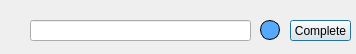
<?xml version='1.0' encoding='utf-8'?>
<ui version="4.0">
 <class>ScanCode</class>
 <widget class="QDialog" name="ScanCode">
  <property name="geometry">
   <rect>
    <x>0</x>
    <y>0</y>
    <width>356</width>
    <height>54</height>
   </rect>
  </property>
  <property name="windowTitle">
   <string>Dialog</string>
  </property>
  <property name="windowIcon">
   <iconset resource="../Qss/icons/_icons.qrc">
    <normaloff>:/feather/icons/feather/tool.png</normaloff>:/feather/icons/feather/tool.png</iconset>
  </property>
  <widget class="QLineEdit" name="codeFixture">
   <property name="geometry">
    <rect>
     <x>30</x>
     <y>20</y>
     <width>221</width>
     <height>21</height>
    </rect>
   </property>
   <property name="text">
    <string />
   </property>
  </widget>
  <widget class="QPushButton" name="confirmFixture">
   <property name="geometry">
    <rect>
     <x>290</x>
     <y>20</y>
     <width>61</width>
     <height>21</height>
    </rect>
   </property>
   <property name="cursor">
    <cursorShape>PointingHandCursor</cursorShape>
   </property>
   <property name="text">
    <string>Complete</string>
   </property>
  </widget>
  <widget class="QPushButton" name="Refresh_scanCodeFixture">
   <property name="geometry">
    <rect>
     <x>260</x>
     <y>20</y>
     <width>20</width>
     <height>20</height>
    </rect>
   </property>
   <property name="font">
    <font>
     <pointsize>7</pointsize>
     <italic>true</italic>
     <bold>false</bold>
    </font>
   </property>
   <property name="cursor">
    <cursorShape>PointingHandCursor</cursorShape>
   </property>
   <property name="styleSheet">
    <string notr="true">border-radius: 10px;
background-color: rgb(85, 170, 255);
border: 1px solid black;
color: rgb(0, 0, 0);</string>
   </property>
   <property name="text">
    <string />
   </property>
   <property name="icon">
    <iconset resource="../Qss/icons/_icons.qrc">
     <normaloff>:/feather/icons/feather/refresh-cw.png</normaloff>:/feather/icons/feather/refresh-cw.png</iconset>
   </property>
  </widget>
 </widget>
 <connections />
<customwidgets><customwidget><class>QPushButton</class><extends>QPushButton</extends><header location="global">Custom_Widgets.Theme.h</header><container>1</container></customwidget><customwidget><class>QLabel</class><extends>QLabel</extends><header location="global">Custom_Widgets.Theme.h</header><container>1</container></customwidget></customwidgets></ui>
